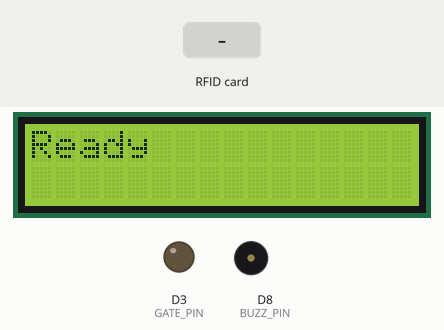
The sketch below on a simulated ESP8266 (NodeMCU). On the bench: 16×2 character LCD, output pins drawn as LEDs (lit = HIGH), buzzer (waves = sounding). The inputs (shaded band) are chosen by the test bench. WiFi joins after 1.5 s; servers stay silent unless stated; the Firebase database answers and starts empty; pins used as bus, display or sensor lines are not drawn; what the sketch prints to the serial monitor is not drawn.

Above: at 2.8 s.
2.9 s: RFID card 98 20 76 93 86 held to the reader
At 3.08 s:
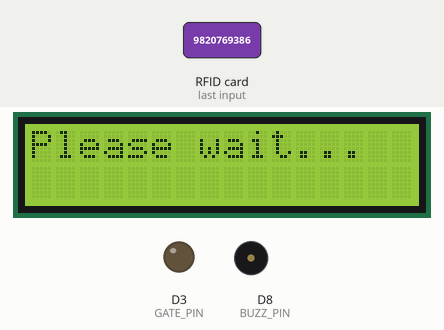
At 3.7 s:
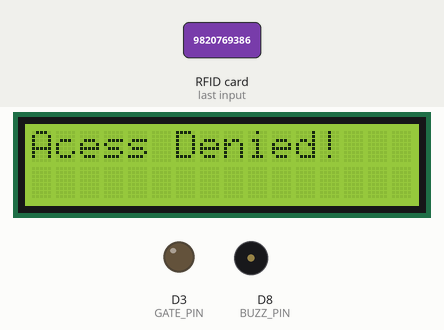
Timing chart, 0 to 10.3 s (numbered marks = the images above; inputs shaded):
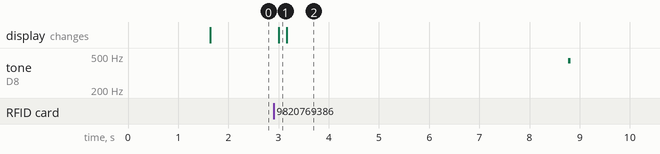

The sketch:

rfid_esp_try2.ino
```cpp
#include <LiquidCrystal_I2C.h>
#include <SPI.h>
#include <MFRC522.h>
#include <ESP8266WiFi.h>
#include <WiFiClientSecure.h>
#include <LiquidCrystal_I2C.h>
#include <FirebaseArduino.h>
// Set these to run example.
#define FIREBASE_HOST "esptest-b8db8-default-rtdb.europe-west1.firebasedatabase.app"
#define FIREBASE_AUTH "bvvGw3P5Aq3bzD88H9UBsL9XYpKHVDdfdmI61ThU"
//#define FIREBASE_HOST "esptest-f9688-default-rtdb.europe-west1.firebasedatabase.app"
//#define FIREBASE_AUTH "5kOvV5fQbko6jDD2MZEjL7Y5NsfrbNtddjjJofIK"

//LCD
LiquidCrystal_I2C lcd(0x3F, 16, 2);

//RFID
#define SS_PIN D4
#define RST_PIN D0    // Configurable, see typical pin layout above
MFRC522 mfrc522(SS_PIN, RST_PIN);  // Create MFRC522 instance

//buzzer
#define BUZZ_PIN D8

//led
#define GATE_PIN D3

//***********Things to change*******************
const char* ssid = "PatelsWifi4G";
const char* password = "9820769386";
//const char* ssid = "Monisha Uberoi";
//const char* password = "passsword";

//***********Things to change*******************
uint64_t openGateMillis = 0;
WiFiClientSecure client;

void setup() {
  pinMode(GATE_PIN, OUTPUT);
  pinMode(BUZZ_PIN, OUTPUT);
  digitalWrite(GATE_PIN, LOW);
  digitalWrite(BUZZ_PIN, LOW);
  Serial.begin(115200);
  Firebase.begin(FIREBASE_HOST, FIREBASE_AUTH);
  lcd.begin(); // Init with pin default ESP8266 or ARDUINO
  // lcd.begin(0, 2); //ESP8266-01 I2C with pin 0-SDA 2-SCL
  // Turn on the blacklight and print a message.
  lcd.backlight();
  LcdClearAndPrint("Loading");
  WiFi.mode(WIFI_STA);
  WiFi.begin(ssid, password);
  Serial.println("Started");
  Serial.print("Connecting");
  while (WiFi.status() != WL_CONNECTED) {
    delay(500);
    Serial.print(".");
  }
  // Initialize serial communications with the PC
  while (!Serial);    // Do nothing if no serial port is opened (added for Arduinos based on ATMEGA32U4)
  SPI.begin();      // Init SPI bus
  mfrc522.PCD_Init();   // Init MFRC522
  delay(4);       // Optional delay. Some board do need more time after init to be ready, see Readme
  mfrc522.PCD_DumpVersionToSerial();  // Show details of PCD - MFRC522 Card Reader details
  Serial.println(F("Scan PICC to see UID, SAK, type, and data blocks..."));
  LcdClearAndPrint("Ready");
}

int n = 0;
byte readCard[4];
void LcdClearAndPrint(String text) {
  lcd.clear();
  lcd.setCursor(0, 0);
  lcd.print(text);
}
void loop() {
  if (openGateMillis > 0 && openGateMillis < millis()) {
    CloseGate();
  }
  if (!mfrc522.PICC_IsNewCardPresent()) {
    return;
  }
  // Select one of the cards
  // Reset the loop if no new card present on the sensor/reader. This saves the entire process when idle.
  if (!mfrc522.PICC_ReadCardSerial()) {
    return;
  }
  Serial.println(F("Scanned PICC's UID:"));
  String uid = "";
  for (uint8_t i = 0; i < 4; i++) {  //
    readCard[i] = mfrc522.uid.uidByte[i];
    Serial.print(readCard[i], HEX);
    uid += String(readCard[i], HEX);
  }
  Serial.println("");
  Beep();
  LcdClearAndPrint("Please wait...");
  int no = Firebase.getInt("NumberOfUsers");
  bool flag = 0;
  for (int i = 1; i <= no; i++) {
    String data = "/Rfid User" + String(i);
    String userId = Firebase.getString(data + "/tag");
    if ((uid).equalsIgnoreCase(userId) ) {
      String name = Firebase.pushString("RFID Readings", uid);
      LcdClearAndPrint(Firebase.getString(data + "/Name"));
      flag = 1;
      Serial.print("pushed: /RFID Readings/");
      Serial.println(uid);
      Beep();
      delay(500);
      Beep();
      break;
    }
  }
  if (flag == 0) {
    LcdClearAndPrint("Acess Denied!");
    Siren();
  }
  flag = 0;
  delay(100);
  // String data = sendData("id=" + unitName + "&uid=" + uid, NULL);
  // HandleDataFromGoogle(data);
  mfrc522.PICC_HaltA();
  // handle error
  if (Firebase.failed()) {
    Serial.println(Firebase.error());
    Serial.print("setting /number failed:");
    return;
  }

  delay(5000);
}


void Siren() {
  for (int hz = 440; hz < 1000; hz++) {
    tone(BUZZ_PIN, hz, 50);
    delay(5);
  }

  for (int hz = 1000; hz > 440; hz--) {
    tone(BUZZ_PIN, hz, 50);
    delay(5);
  }
  digitalWrite(BUZZ_PIN, LOW);
}
void Beep() {
  for (int i = 0; i < 1000; i++)
  {
    analogWrite(BUZZ_PIN, i);
    delayMicroseconds(50);
  }
  digitalWrite(BUZZ_PIN, LOW);
}
void Beep2() {
  tone(BUZZ_PIN, 1000, 30);
  delay(300);
  digitalWrite(BUZZ_PIN, LOW);
}


void OpenGate() {
  openGateMillis = millis() + 5000;
  digitalWrite(GATE_PIN, HIGH);
  Beep();
  delay(100);
  Beep();
}
void CloseGate() {
  openGateMillis = 0;
  digitalWrite(GATE_PIN, LOW);
  Beep2();
  LcdClearAndPrint("Ready");
}
```

Measured:
- after the input at 2.9 s, tone on D8 (BUZZ_PIN): silent → 441 Hz after 5.9 s, → silent 0.05 s later; the display: changes after 0.10 s (image 1)
